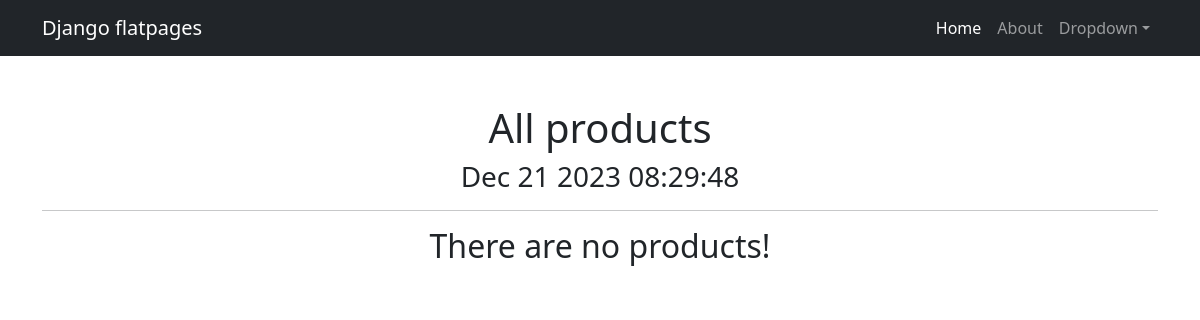
Before: /products/custom/ with the older database file.
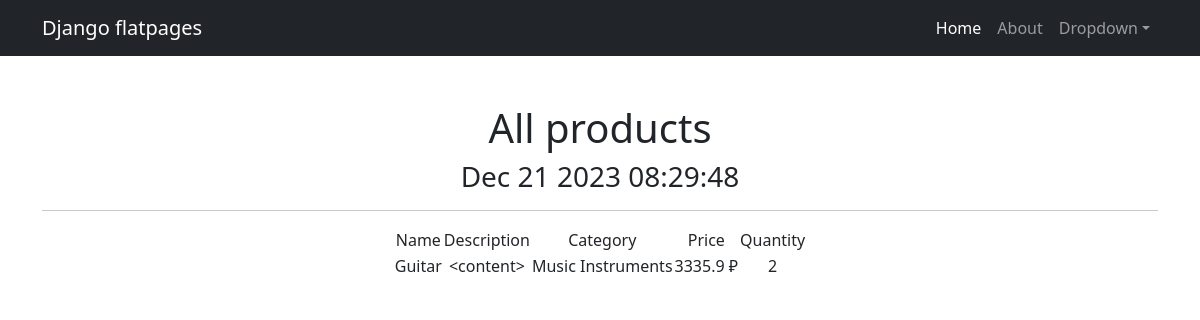
After: the same page with the newer database file.
### simpleapp/models.py (models this page shows, shortened)
class Product(models.Model):
    name = models.CharField(
        max_length=50,
        unique=True,  # названия товаров не должны повторяться
    )
    description = models.TextField(
    )
    quantity = models.IntegerField(
        validators=[MinValueValidator(0, 'Quantity should be >= 0')],  # количество не может быть меньше 0
    )
    category = models.ForeignKey(
        to='Category',
        on_delete=models.CASCADE,
        related_name='products',  # все продукты в категории будут доступны через поле products
    )
    price = models.FloatField(
        validators=[MinValueValidator(0.0)],
    )

class Category(models.Model):
    name = models.CharField(max_length=100, unique=True)

### simpleapp/views.py (the view)
# urls.py: path('custom/', Products.as_view()),
class Products(View):
    def get(self, request):
        products = Product.objects.order_by('-price')
        p = Paginator(products, 1)
        products = p.get_page(request.GET.get('page', 1))
        data = {
            'products': products,
        }
        return render(request, 'product_list.html', data)

### simpleapp/templatetags/custom_filters.py (called while the page is built)
@register.filter()
def currency(value, code='rub'):
    postfix = CURRENCIES_SYMBOLS[code]
    return f'{value} {postfix}'

### simpleapp/templatetags/custom_tags.py (called while the page is built)
@register.simple_tag()
def current_time(format_string='%b %d %Y'):
    return datetime.now().strftime(format_string)

### templates/product_list.html (shortened to what this page needs)
{% extends 'flatpages/default.html' %}
{% load custom_filters %}
{% load custom_tags %}
{% block content %}
   <h1>All products</h1>
   <h3>{% current_time '%b %d %Y %H:%M:%S' %}</h3>
   <hr>
   {% if products %}
       <table align="center">
           <tr>
               <td>Name</td>
               <td>Description</td>
               <td>Category</td>
               <td>Price</td>
               <td>Quantity</td>
           </tr>
           {% for product in products %}
           <tr>
               <td>{{ product.name }}</td>
               <td>{{ product.description|truncatechars:15 }}</td>
               <td>{{ product.category.name }}</td>
               <td>{{ product.price|currency }}</td>
               <td>{{ product.quantity }}</td>
           </tr>
           {% endfor %}
       </table>
   {% else %}
       <h2>There are no products!</h2>
   {% endif %}
{% endblock content %}

Changed rows visible on the page:
added Product: name "Guitar", description "<content>", category.name "Music Instruments", price "3335.9 ₽", quantity "2"
Other visible differences:
text no longer shown: "There are no products!"
text now shown: "Name Description Category Price Quantity"
